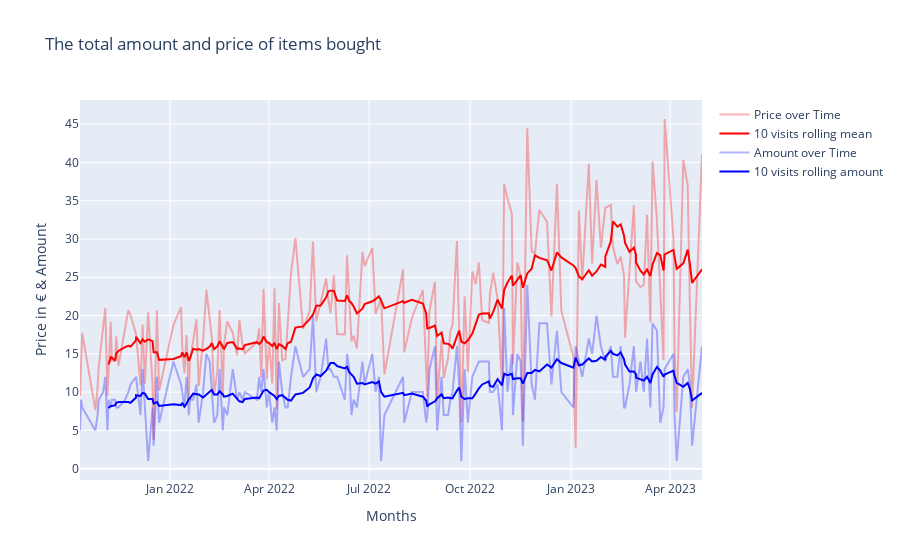

The cell this chart's notebook holds for it:
### Code cell
line1 = go.Scatter(x=total_df['Date'], y=total_df['Price'], name='Price over Time', opacity=0.3, line=dict(color='red'))
line2 = go.Scatter(x=total_df['Date'], y=total_df['Rolling Price'], name='10 visits rolling mean', line=dict(color='red'))
line3 = go.Scatter(x=total_df['Date'], y=total_df['Amount'], name='Amount over Time', opacity=0.3, line=dict(color='blue'))
line4 = go.Scatter(x=total_df['Date'], y=total_df['Rolling Amount'], name='10 visits rolling amount', line=dict(color='blue'))
data = [line1, line2, line3, line4]
fig = go.Figure(data=data)

fig.update_layout(title_text = """The total amount and price of items bought""" ,
                  xaxis_title = "Months", 
                  yaxis_title = 'Price in € & Amount')
fig.show()

### Figure 1 — Plotly figure (JSON) as saved in the notebook; plotly's stock layout.template omitted (floating-point values rounded to 4 significant figures; data arrays with more than 128 entries replaced by an {"elided": "..."} marker saying what was removed)
{"data": [{"line": {"color": "red"}, "name": "Price over Time", "opacity": 0.3, "type": "scatter", "x": {"elided": "171 str values"}, "y": {"elided": "171 float values"}}, {"line": {"color": "red"}, "name": "10 visits rolling mean", "type": "scatter", "x": {"elided": "171 str values"}, "y": {"elided": "171 float values"}}, {"line": {"color": "blue"}, "name": "Amount over Time", "opacity": 0.3, "type": "scatter", "x": {"elided": "171 str values"}, "y": {"elided": "171 int values"}}, {"line": {"color": "blue"}, "name": "10 visits rolling amount", "type": "scatter", "x": {"elided": "171 str values"}, "y": {"elided": "171 float values"}}], "layout": {"title": {"text": "The total amount and price of items bought"}, "xaxis": {"title": {"text": "Months"}}, "yaxis": {"title": {"text": "Price in € & Amount"}}}}
